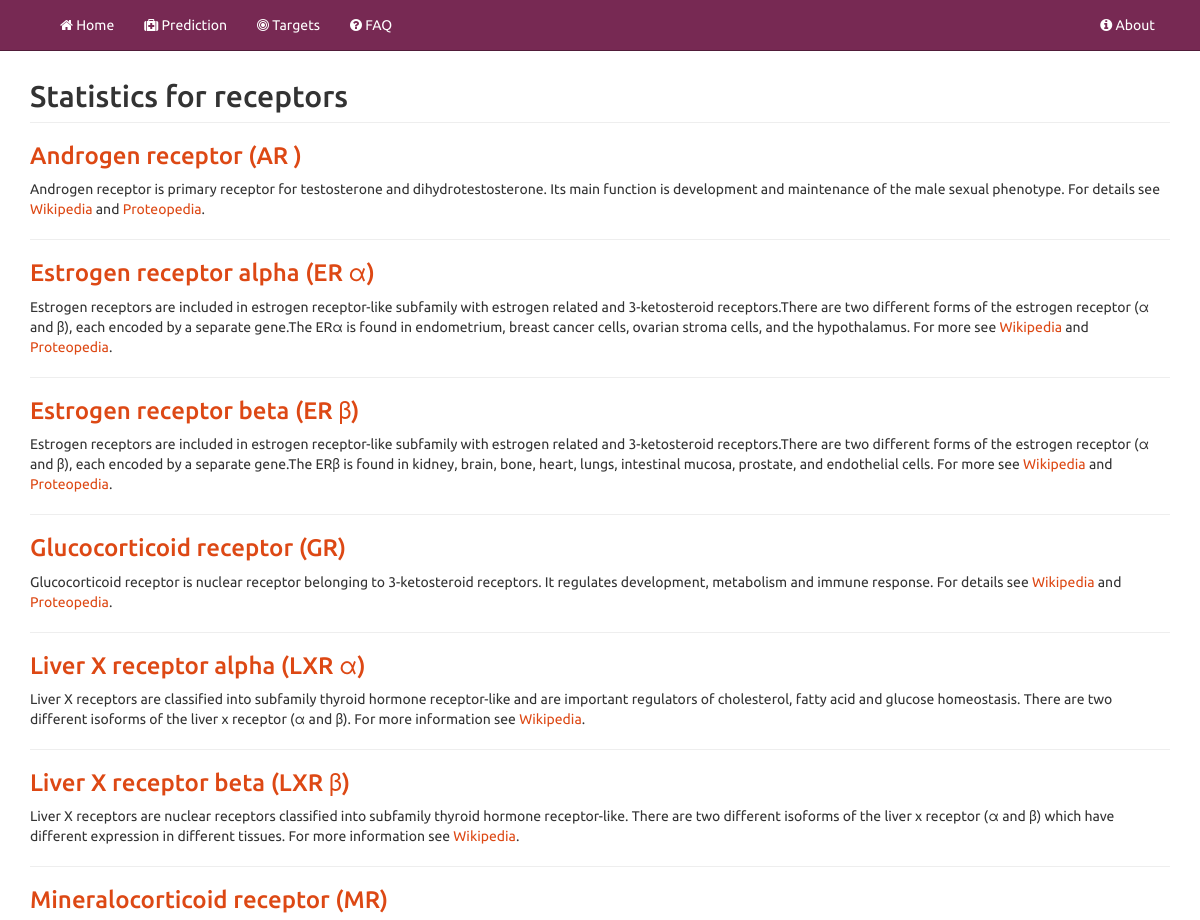
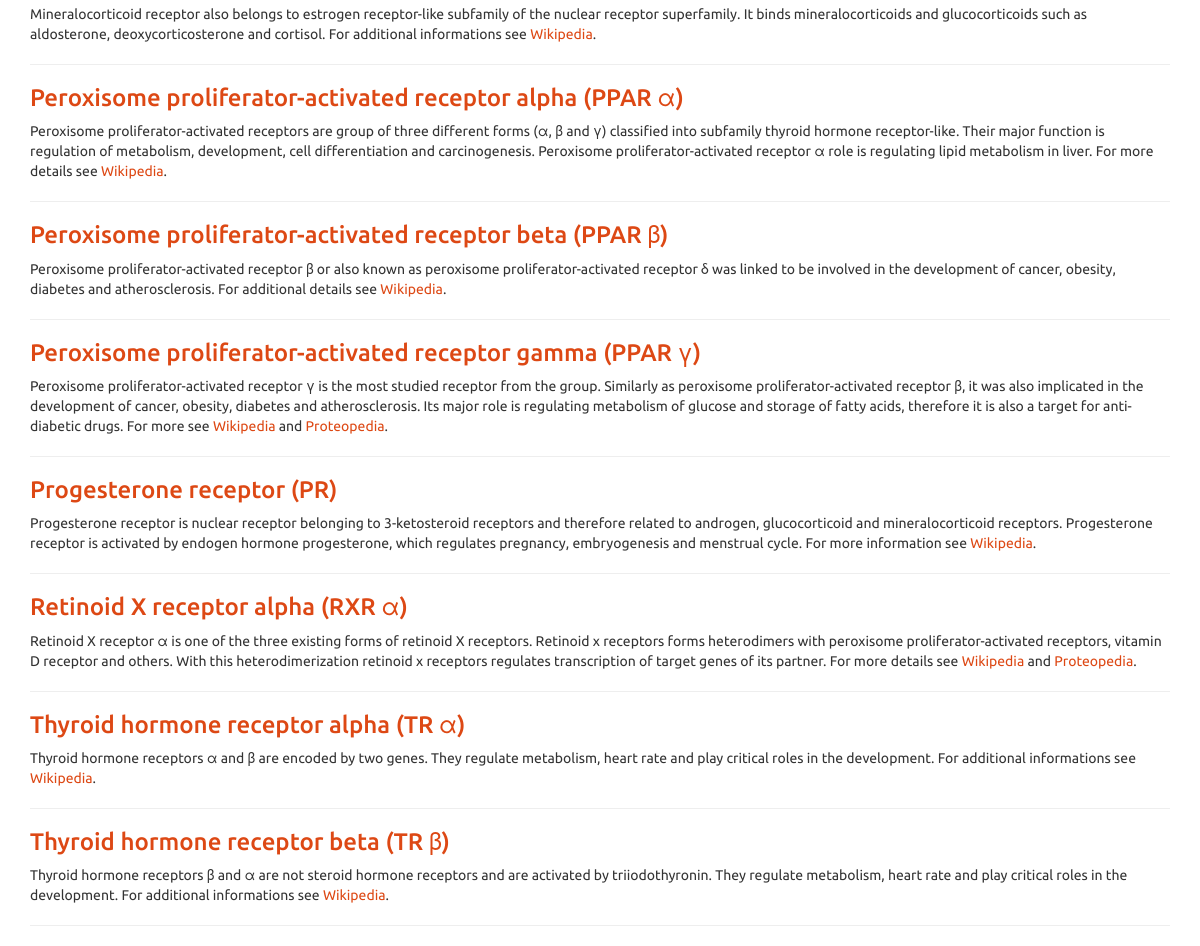
The page /receptors on the database its author committed (2 pictures, top to bottom).
### docking/models.py (models this page shows, shortened)
class Receptor(models.Model):
    name = models.CharField(max_length=500, blank=False)
    abbreviation = models.CharField(max_length=10, blank=False)
    pdbqt = models.CharField(max_length=50, blank=True)
    conf = models.CharField(max_length=50, blank=True)
    treshold1 = models.CharField(max_length=100, blank=True)
    treshold2 = models.FloatField(null=True, blank=True)
    auc = models.FloatField(null=True, blank=True) # AUC for ROC curve
    ef = models.FloatField(null=True, blank=True) # Enrichment factor
    roc = models.TextField(blank=True) # ROC curve in JSON format
    pdbqt_an = models.CharField(max_length=50, blank=True)
    conf_an = models.CharField(max_length=50, blank=True)
    treshold1_an = models.CharField(max_length=100, blank=True)
    treshold2_an = models.FloatField(null=True, blank=True)
    auc_an = models.FloatField(null=True, blank=True) # AUC for ROC curve
    ef_an = models.FloatField(null=True, blank=True) # Enrichment factor
    roc_an = models.TextField(blank=True) # ROC curve in JSON format
    roclegend = models.CharField(max_length=20, blank=True)
    description = models.TextField(blank=True)
    class Meta:
        ordering = ['abbreviation']

### DoTS/views.py (the view)
# urls.py: url(r'^receptors', receptors),
def receptors(request):
    allreceptors = Receptor.objects.all()
    return render(request, 'receptors.html', {'allreceptors':allreceptors})

### DoTS/templates/receptors.html
{% extends "base.html" %}
{% block content %}
<div>
<h2 class="page-header"> Statistics for receptors </h2>
</div>
{% for receptor in allreceptors %}
<div>
<section id="{{receptor.id}}">
<h3><a href="/receptor/{{receptor.id}}">{{receptor.name}} ({{receptor.abbreviation}})</a></h3>
<p>{{receptor.description|safe}}</p>
</section>
<hr>
</div>
{% endfor%}
{% endblock %}

### rows shown on the page
Receptor: name "Androgen receptor", abbreviation "AR", description "Androgen receptor is primary receptor for testosterone and dihydrotestosterone. Its main function is development and maintenance of the male sexual phenotype. For details see Wikipedia and Proteopedia ."
Receptor: name "Estrogen receptor alpha", abbreviation "ER α", description "Estrogen receptors are included in estrogen receptor-like subfamily with estrogen related and 3-ketosteroid receptors.There are two different forms of the estrogen receptor (α and β), each encoded by a separate gene.The ERα is found in endometrium, breast cancer cells, ovarian stroma cells, and the hypothalamus. For more see Wikipedia and Proteopedia ."
Receptor: name "Estrogen receptor beta", abbreviation "ER β", description "Estrogen receptors are included in estrogen receptor-like subfamily with estrogen related and 3-ketosteroid receptors.There are two different forms of the estrogen receptor (α and β), each encoded by a separate gene.The ERβ is found in kidney, brain, bone, heart, lungs, intestinal mucosa, prostate, and endothelial cells. For more see Wikipedia and Proteopedia ."
Receptor: name "Glucocorticoid receptor", abbreviation "GR", description "Glucocorticoid receptor is nuclear receptor belonging to 3-ketosteroid receptors. It regulates development, metabolism and immune response. For details see Wikipedia and Proteopedia ."
Receptor: name "Liver X receptor alpha", abbreviation "LXR α", description "Liver X receptors are classified into subfamily thyroid hormone receptor-like and are important regulators of cholesterol, fatty acid and glucose homeostasis. There are two different isoforms of the liver x receptor (α and β). For more information see Wikipedia ."
Receptor: name "Liver X receptor beta", abbreviation "LXR β", description "Liver X receptors are nuclear receptors classified into subfamily thyroid hormone receptor-like. There are two different isoforms of the liver x receptor (α and β) which have different expression in different tissues. For more information see Wikipedia ."
Receptor: name "Mineralocorticoid receptor", abbreviation "MR", description "Mineralocorticoid receptor also belongs to estrogen receptor-like subfamily of the nuclear receptor superfamily. It binds mineralocorticoids and glucocorticoids such as aldosterone, deoxycorticosterone and cortisol. For additional informations see Wikipedia ."
Receptor: name "Peroxisome proliferator-activated receptor alpha", abbreviation "PPAR α", description "Peroxisome proliferator-activated receptors are group of three different forms (α, β and γ) classified into subfamily thyroid hormone receptor-like. Their major function is regulation of metabolism, development, cell differentiation and carcinogenesis. Peroxisome proliferator-activated receptor α role is regulating lipid metabolism in liver. For more details see Wikipedia ."
Receptor: name "Peroxisome proliferator-activated receptor beta", abbreviation "PPAR β", description "Peroxisome proliferator-activated receptor β or also known as peroxisome proliferator-activated receptor δ was linked to be involved in the development of cancer, obesity, diabetes and atherosclerosis. For additional details see Wikipedia ."
Receptor: name "Peroxisome proliferator-activated receptor gamma", abbreviation "PPAR γ", description "Peroxisome proliferator-activated receptor γ is the most studied receptor from the group. Similarly as peroxisome proliferator-activated receptor β, it was also implicated in the development of cancer, obesity, diabetes and atherosclerosis. Its major role is regulating metabolism of glucose and storage of fatty acids, therefore it is also a target for anti-diabetic drugs. For more see Wikipedia and Proteopedia ."
Receptor: name "Progesterone receptor", abbreviation "PR", description "Progesterone receptor is nuclear receptor belonging to 3-ketosteroid receptors and therefore related to androgen, glucocorticoid and mineralocorticoid receptors. Progesterone receptor is activated by endogen hormone progesterone, which regulates pregnancy, embryogenesis and menstrual cycle. For more information see Wikipedia ."
Receptor: name "Retinoid X receptor alpha", abbreviation "RXR α", description "Retinoid X receptor α is one of the three existing forms of retinoid X receptors. Retinoid x receptors forms heterodimers with peroxisome proliferator-activated receptors, vitamin D receptor and others. With this heterodimerization retinoid x receptors regulates transcription of target genes of its partner. For more details see Wikipedia and Proteopedia ."
Receptor: name "Thyroid hormone receptor alpha", abbreviation "TR α", description "Thyroid hormone receptors α and β are encoded by two genes. They regulate metabolism, heart rate and play critical roles in the development. For additional informations see Wikipedia ."
Receptor: name "Thyroid hormone receptor beta", abbreviation "TR β", description "Thyroid hormone receptors β and α are not steroid hormone receptors and are activated by triiodothyronin. They regulate metabolism, heart rate and play critical roles in the development. For additional informations see Wikipedia ."
